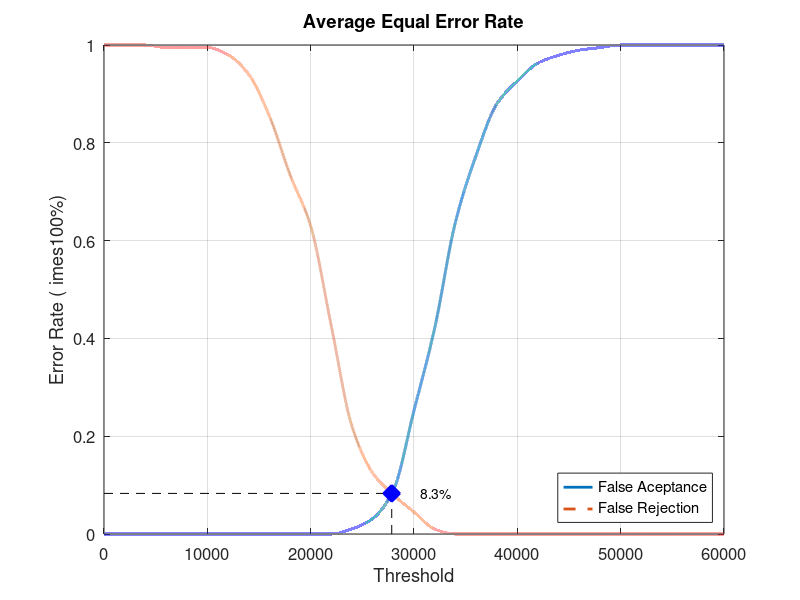
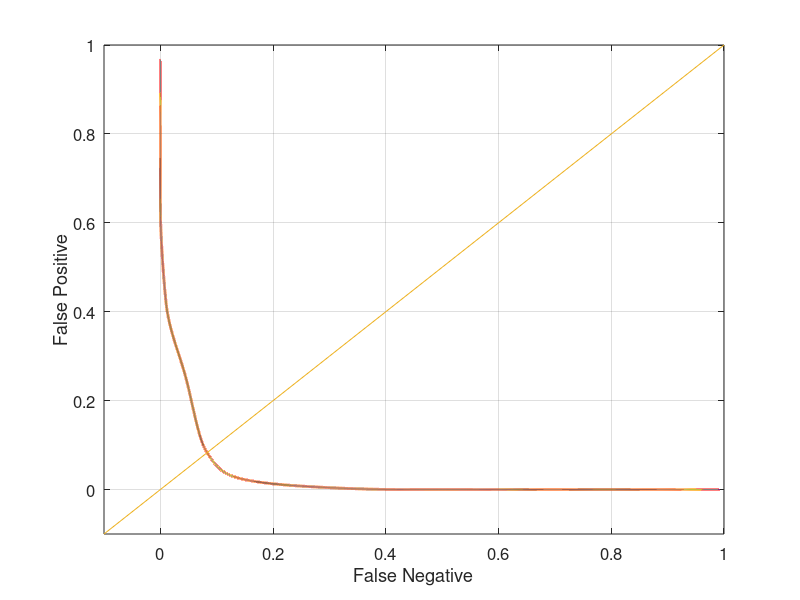

These figures' MATLAB source, in order:
close all;
clear;
clc;
x = 0:2000:60000;
xq = 0:0.5:60000;

y0 = [0 0 0 0 0 0 0 0 0 0 0 0 0.0105263 0.0315789 0.0894737 0.252632 0.421053 0.636842 0.773684 0.878947 0.926316 0.963158 0.978947 0.989474 0.994737 1 1 1 1 1 1]
yy0 = interp1(x, y0, xq, 'pchip');
y1 = [1 1 1 0.995 0.995 0.995 0.98 0.94 0.855 0.735 0.63 0.425 0.22 0.125 0.08 0.045 0.01 0 0 0 0 0 0 0 0 0 0 0 0 0 0]
yy1 = interp1(x, y1, xq, 'pchip');

% Calculating EER: 
y2 = abs(y0 - y1);
find(y2 == min(y2))
yy2 = abs(yy0 - yy1);
xEER = find(yy2 == min(yy2));
xEERIndex = xq(xEER) % X-axis EER
yEER = yy0(xEER) % Y-axis EER

main = figure
plot(xq, yy0,'-','LineWidth', 2);	hold on
plot(xq, yy1,'--','LineWidth', 2);	hold on
plot([xEERIndex xEERIndex], [0 yEER], 'k--');	hold on
plot([0 xEERIndex], [yEER yEER], 'k--');	hold on
plot(xEERIndex, yEER, 'bx', 'LineWidth', 10);	hold on
text(xEERIndex + 10 * xEERIndex / 100, yEER, [num2str(round((10000 * yEER)) / 100) '%'])
legend('False Aceptance', 'False Rejection', 'Location', 'SouthEast')
xlabel('Threshold')
ylabel('Error Rate (	imes100%)')
title('Average Equal Error Rate')
set(gca, 'FontSize', 12)
axis([0 60000 0 1])
grid on

print(main, 'Database4_2Main', '-dpng');
FNRxFPR = figure('Color', [1 1 1]);
plot(yy1, yy0, '-', yy1, yy0, 'LineWidth', 2);
hold on
y = -0.1:0.1:1
plot(y, y); 
set(gca, 'FontSize', 12)
xlabel('False Negative')
ylabel('False Positive')
axis([-0.1 1 -0.1 1])
set(gca, 'FontSize', 12)
grid on

print(FNRxFPR, 'Database4_2FNRxFPR','-dpng');
